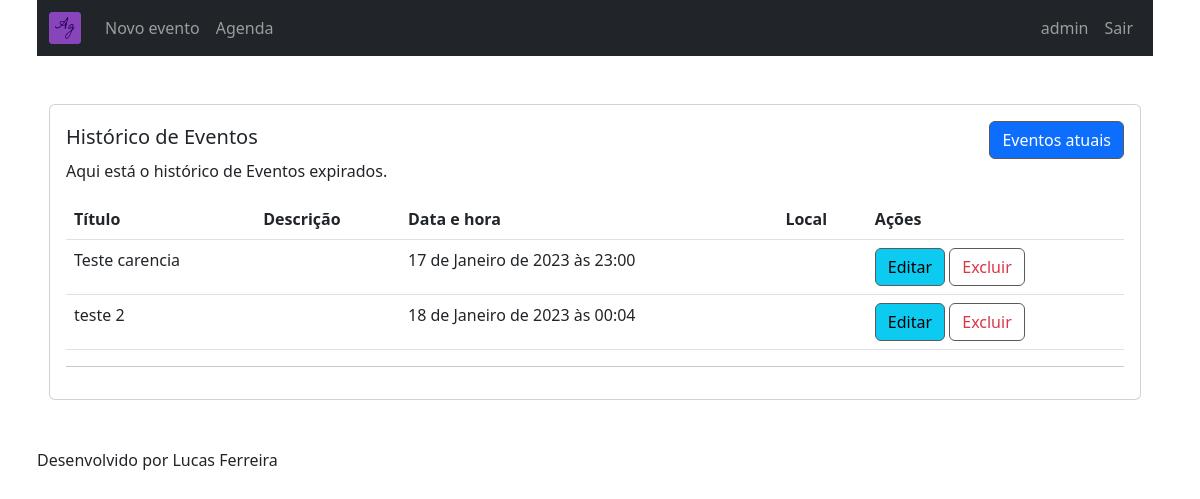
The page /agenda/historico/ (signed in) on the database its author committed.
### core/models.py (models this page shows, shortened)
class Evento(models.Model):
    titulo = models.CharField(max_length=100)
    descricao = models.TextField(blank=True, null=True)
    local = models.CharField(max_length=4000, blank=True, null=True)
    data_evento = models.DateTimeField(verbose_name='Data do Evento')
    data_criacao = models.DateTimeField(auto_now=True, verbose_name='Data de Criação')
    usuario = models.ForeignKey(User, on_delete=models.CASCADE)
    regra_repeticao = models.ForeignKey(RegraRepeticao, blank=True, null=True, on_delete=models.SET_NULL)

### core/views.py (the view)
# urls.py: path('agenda/historico/', views.historico_eventos, name="historico_eventos"),
@requires_login
def historico_eventos(request) -> HttpResponse:
    usuario = request.user
    data_atual = datetime.now()
    eventos = models.Evento.objects.filter(usuario=usuario, data_evento__lt=data_atual)
    dados = {'eventos': eventos}
    return render(request, 'historico.html', dados)

### agenda/templates/agenda/historico.html (shortened to what this page needs)
{% extends "_layouts/model_page.html" %}
{% block content %}
<div class="container"><div class="row">
<div class="col-lg-12 col-md-12 col-sm-12 col-xs-12">
    <div class="card">
        <div class="card-body">
            <div class="d-flex flex-row align-items-baseline justify-content-between">
                <h5 class="card-title">Histórico de Eventos</h5>
                <a href="{% url 'lista_eventos' %}">
                    <button type="button" class="btn btn-primary">Eventos atuais</button>
                </a>
            </div>
            {% if eventos|length > 0 %}
                <p class="card-text">
                    Aqui está o histórico de Eventos expirados.
                </p>
                <table class="table">
                    <thead class="thead-dark">
                    <tr>
                        <th>Título</th>
                        <th>Descrição</th>
                        <th>Data e hora</th>
                        <th>Local</th>
                        <th>Ações</th>
                    </tr>
                    </thead>
                    <tbody>
                    {% for evento in eventos %}
                        <tr>
                            <td>{{ evento.titulo }}</td>
                            <td>
                            </td>
                            <td>
                                {% if evento.data_evento is not None %}
                                    {{ evento.data_evento }}
                                {% endif %}
                            </td>
                            <td>
                            </td>
                            <td>
                                <a href="evento/?id={{ evento.id }}"
                                   class="btn btn-info">
                                    Editar
                                </a>
                                <a href="{% url 'delete_evento' id_evento=evento.id %}"
                                   class="btn btn-outline-danger">
                                    Excluir
                                </a>
                            </td>
                        </tr>
                    {% endfor %}
                    </tbody>
                </table>
            {% else %}
                <div class="text-center mt-5 mb-5 jumbotron">
                    <h5>Nenhum Evento cadastrado ainda.</h5>
                </div>
            {% endif %}
            <hr />
        </div>
    </div>
</div>
</div></div>
{% endblock %}

### agenda/templates/agenda/_layouts/model_page.html (shortened to what this page needs)
<!DOCTYPE html>
{% load static %}
<html lang="pt-br">
<head>
    <link href="https://cdn.jsdelivr.net/npm/bootstrap@5.3.0-alpha1/dist/css/bootstrap.min.css" rel="stylesheet">
    <link rel="stylesheet" href="{% static 'agenda/css/main.css' %}" type="text/css">
</head>
<body>
<div class="container">
    <nav class="navbar navbar-expand-lg navbar-dark bg-dark">
        <div class="container-fluid">
            <div class="navbar-header">
                <a class="navbar-brand" href="{% url 'index' %}">
                    <img src="{% static 'agenda/img/favicon.png' %}" height='32px'>
                </a>
            </div>
            <div class="collapse navbar-collapse" id="navbarNavAltMarkup">
                <ul class="navbar-nav">
                    <li class="nav-item"><a class="nav-item nav-link" href="{% url 'evento' %}">Novo evento</a></li>
                    <li class="nav-item"><a class="nav-item nav-link" href="{% url 'lista_eventos' %}">Agenda</a></li>
                </ul>
                <ul class="navbar-nav ms-auto mb-2 mb-md-0">
                    {% if request.user is not None %}
                        <li class="nav-item"><a class="nav-item nav-link">{{ request.user.username }}</a></li>
                    {% endif %}
                    <li class="nav-item"><a class="nav-link" href="{% url 'logout' %}">Sair</a></li>
                </ul>
            </div>
        </div>
    </nav>
    <br><br>
    {% block content %} {% endblock %}
    <br><br>
    <p> Desenvolvido por Lucas Ferreira </p>
</div>
</body>
</html>

### agenda/static/agenda/css/main.css (style rules this page uses)
body { margin-left: 10px; margin-right: 20px; }
.btn { border-stile: solid; border-width: 1px; border-color: #5b5959 !important; }

### rows shown on the page
Evento: titulo "Teste carencia", data_evento "17 de Janeiro de 2023 às 23:00"
Evento: titulo "teste 2", data_evento "18 de Janeiro de 2023 às 00:04"

### other values the page prints
{{ request.user.username }} "admin"
